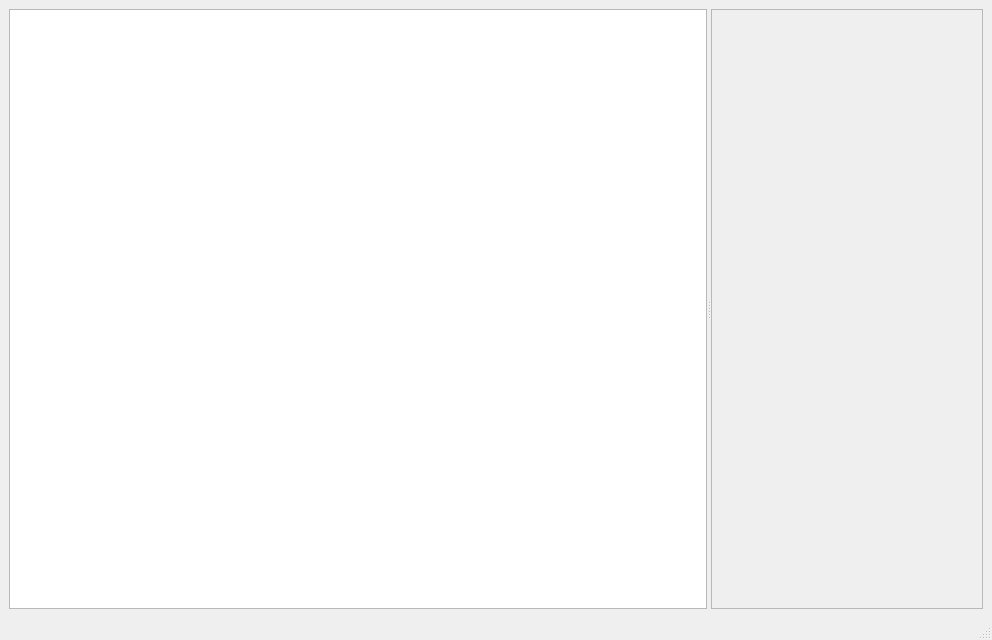
<?xml version="1.0" encoding="UTF-8"?>
<ui version="4.0">
 <class>Main</class>
 <widget class="QMainWindow" name="Main">
  <property name="geometry">
   <rect>
    <x>0</x>
    <y>0</y>
    <width>992</width>
    <height>640</height>
   </rect>
  </property>
  <property name="windowTitle">
   <string>MainWindow</string>
  </property>
  <widget class="QWidget" name="centralwidget">
   <layout class="QHBoxLayout" name="horizontalLayout">
    <item>
     <widget class="QSplitter" name="splitter">
      <property name="orientation">
       <enum>Qt::Horizontal</enum>
      </property>
      <widget class="QListView" name="listView"/>
      <widget class="QFrame" name="frame">
       <property name="frameShape">
        <enum>QFrame::StyledPanel</enum>
       </property>
       <property name="frameShadow">
        <enum>QFrame::Raised</enum>
       </property>
      </widget>
     </widget>
    </item>
   </layout>
  </widget>
  <widget class="QMenuBar" name="menubar">
   <property name="geometry">
    <rect>
     <x>0</x>
     <y>0</y>
     <width>992</width>
     <height>26</height>
    </rect>
   </property>
  </widget>
  <widget class="QStatusBar" name="statusbar"/>
 </widget>
 <resources/>
 <connections/>
</ui>
